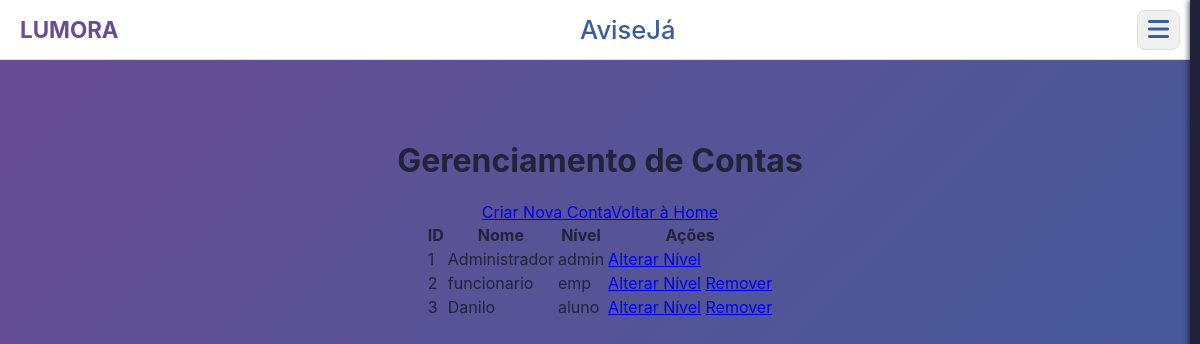
Before: /painel_contas.php (signed in) with the older database file.
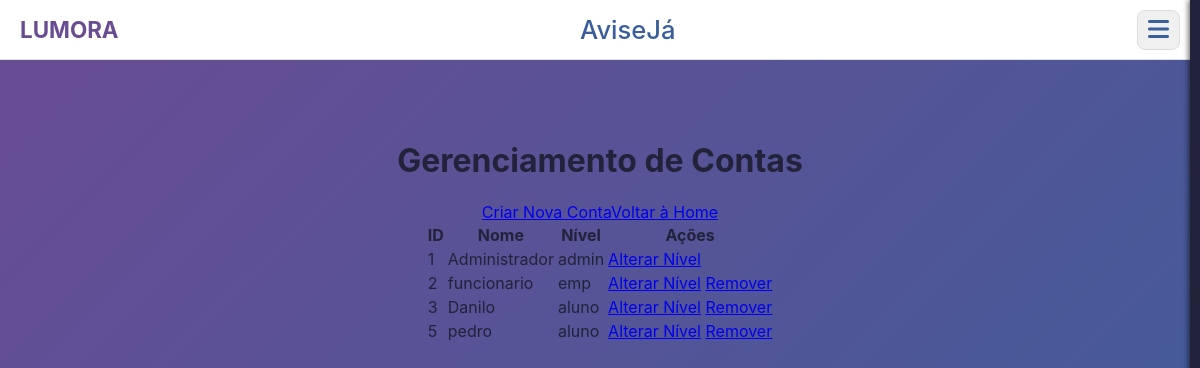
After: the same page with the newer database file.
### tables this page shows
CREATE TABLE IF NOT EXISTS `tbusuario` (
  `id` int NOT NULL AUTO_INCREMENT,
  `nome` varchar(100) NOT NULL,
  `rm` varchar(20) NOT NULL,
  `codigo_etec` varchar(10) DEFAULT NULL,
  `senha` varchar(255) NOT NULL,
  `nivel` enum('aluno','admin','emp') NOT NULL DEFAULT 'aluno',
  `turno` enum('Manhã','Tarde','Noite') DEFAULT NULL,
  PRIMARY KEY (`id`),
  UNIQUE KEY `matricula_unica` (`rm`,`codigo_etec`)
);

### conexao/conexao.php (called while the page is built, shortened)
<?php
class BancodeDados {
    private $host = "localhost";
    private $user = "root";
    private $senha = "";
    private $banco = "gestao_merenda";
	public function conecta(){
        $this->con = mysqli_connect($this->host, $this->user, $this->senha, $this->banco);
    }
}
?>

### painel_contas.php (the view, shortened to what this page needs)
<?php
require_once('conexao/conexao.php');
$mysql = new BancodeDados(); $mysql->conecta();
?>
<!DOCTYPE html><html lang="pt-br">
    <head>
    <link rel="stylesheet" href="css/painelstyle.css">
    <link rel="stylesheet" href="https://cdnjs.cloudflare.com/ajax/libs/font-awesome/6.0.0-beta3/css/all.min.css">
</head>
<body class="body-admin-panel">
    <header class="cabecalho-fixo">
        <div class="logo">
            <a href="index.php"><span>LUMORA</span></a>
        </div>
        <div class="titulo-app">
            <h1>AviseJá</h1>
        </div>
        <div class="menu-container">
            <button id="menu-btn" class="menu-btn"><i class="fas fa-bars"></i></button>
        </div>
    </header>
      <nav id="sidemenu" class="sidemenu">
    </nav>
<center></br></br></br>
<div class="admin-panel-container">
    <h1>Gerenciamento de Contas</h1>
    <div class="panel-actions"><a href="criar_conta_painel.php" class="btn-panel-primary">Criar Nova Conta</a><a href='index.php' class="btn-panel-secondary">Voltar à Home</a></div>
    <div class="table-responsive-panel">
        <table class="product-data-table">
            <thead><tr><th>ID</th><th>Nome</th><th>Nível</th><th>Ações</th></tr></thead>
            <tbody>
            <?php
            $sql = "SELECT id, nome, nivel FROM tbusuario ORDER BY id";
            $query = mysqli_query($mysql->con, $sql);
            while($dados = mysqli_fetch_array($query)): $id_encoded = base64_encode($dados['id']); ?>
                <tr>
                    <td><?php echo $dados['id']; ?></td>
                    <td><?php echo htmlspecialchars($dados['nome']); ?></td>
                    <td><?php echo htmlspecialchars($dados['nivel']); ?></td>
                    <td class="actions-cell">
                        <a href="alterar_nivel.php?id=<?php echo $id_encoded; ?>" class="btn-panel-secondary btn-sm">Alterar Nível</a>
                        <?php if ($dados['id'] != 1): ?>
                        <a href="remover_conta.php?id=<?php echo $id_encoded; ?>" onclick="return confirm('Tem certeza?');" class="btn-panel-danger btn-sm">Remover</a>
                        <?php endif; ?>
                    </td>
                </tr>
            <?php endwhile; ?>
            </tbody>
        </table>
    </div>
</div>
                        </center>
</body></html>

Changed rows visible on the page:
added tbusuario: id "5", nome "pedro", nivel "aluno"
